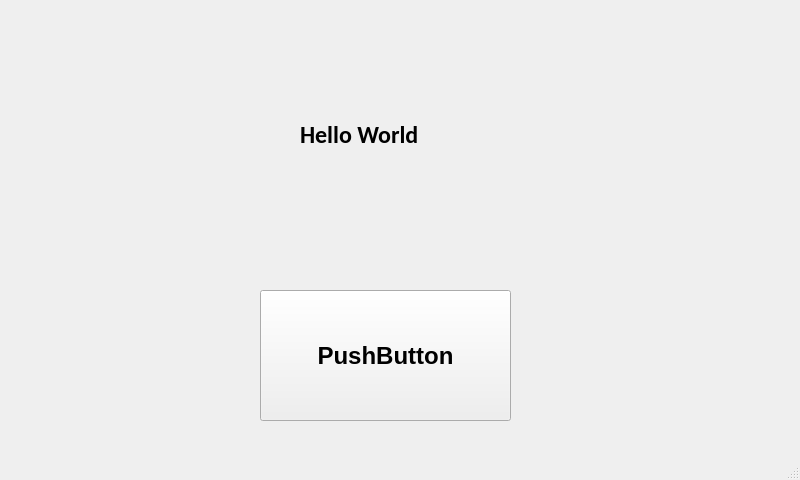
<?xml version="1.0" encoding="UTF-8"?>
<ui version="4.0">
 <class>MainWindow</class>
 <widget class="QMainWindow" name="MainWindow">
  <property name="geometry">
   <rect>
    <x>0</x>
    <y>0</y>
    <width>800</width>
    <height>480</height>
   </rect>
  </property>
  <property name="windowTitle">
   <string>MainWindow</string>
  </property>
  <widget class="QWidget" name="centralwidget">
   <widget class="QLabel" name="label">
    <property name="geometry">
     <rect>
      <x>300</x>
      <y>110</y>
      <width>151</width>
      <height>50</height>
     </rect>
    </property>
    <property name="font">
     <font>
      <family>Calibri</family>
      <pointsize>18</pointsize>
      <bold>true</bold>
     </font>
    </property>
    <property name="text">
     <string>Hello World</string>
    </property>
   </widget>
   <widget class="QPushButton" name="pb1">
    <property name="geometry">
     <rect>
      <x>260</x>
      <y>290</y>
      <width>251</width>
      <height>131</height>
     </rect>
    </property>
    <property name="font">
     <font>
      <pointsize>18</pointsize>
      <bold>true</bold>
     </font>
    </property>
    <property name="text">
     <string>PushButton</string>
    </property>
   </widget>
  </widget>
  <widget class="QMenuBar" name="menubar">
   <property name="geometry">
    <rect>
     <x>0</x>
     <y>0</y>
     <width>800</width>
     <height>25</height>
    </rect>
   </property>
  </widget>
  <widget class="QStatusBar" name="statusbar"/>
 </widget>
 <resources/>
 <connections/>
</ui>
